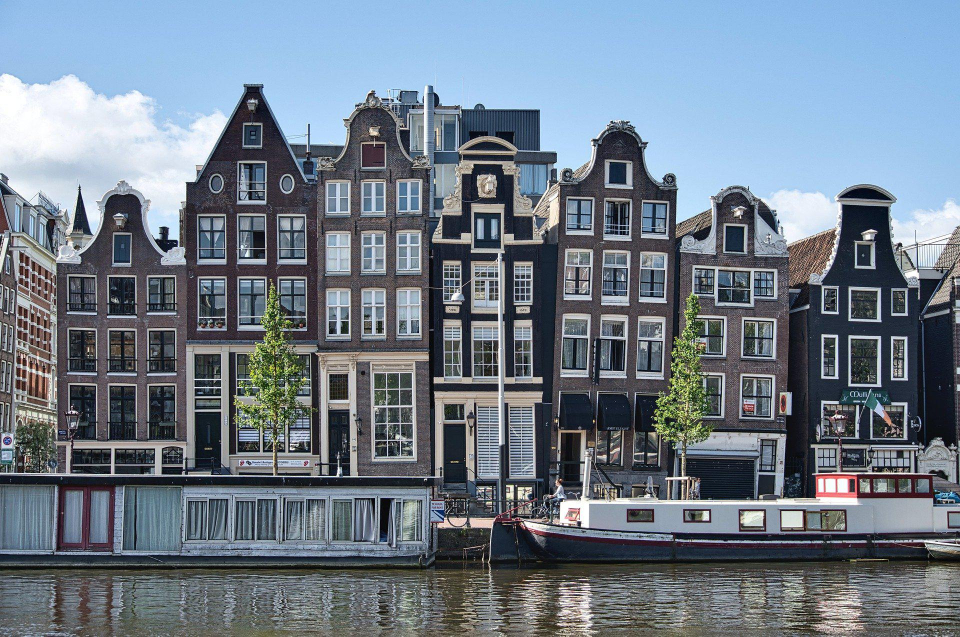
#> input picture image.jpg, 1920 x 1273 px (shown at 1/2 size)
$ python -i image_operation.py   (imports and definitions only)
#> lines starting #> are read from the running program, lines starting #| are printed output that depends on the picture
#> further down, picture is the input picture: PIL image 1920x1273 RGB; mean R, G, B 111.8, 123.9, 136.8
""" PIL module """
import re
from PIL import Image, ImageFilter, ImageOps, ImageEnhance
import numpy as np
import cv2
import random


class ImageOperation:
    """
    Class hold Image object and Image Manipulation
    """

    @staticmethod
    def get_image_array(img: Image):
        return np.array(img)

    # [44 lines left out: functions get_information, resize_image, transpose_image, rotate_image, not called in this run]

    @staticmethod
    def blur_image(image: Image, radius: float):
        return image.filter(ImageFilter.GaussianBlur(radius))

    # [69 lines left out: functions brightness_image, color_image, sharpen_image, contrast_image, dilate_image, erode_image, not called in this run]

    @staticmethod
    def convert_to_sketch_image(img: Image) -> Image:
        """
        Convert to Sketch image
        :return: Image object (PIL)
        """
        img_gray_smooth = img.filter(ImageFilter.SMOOTH)
        edge_smooth = img_gray_smooth.filter(ImageFilter.FIND_EDGES)
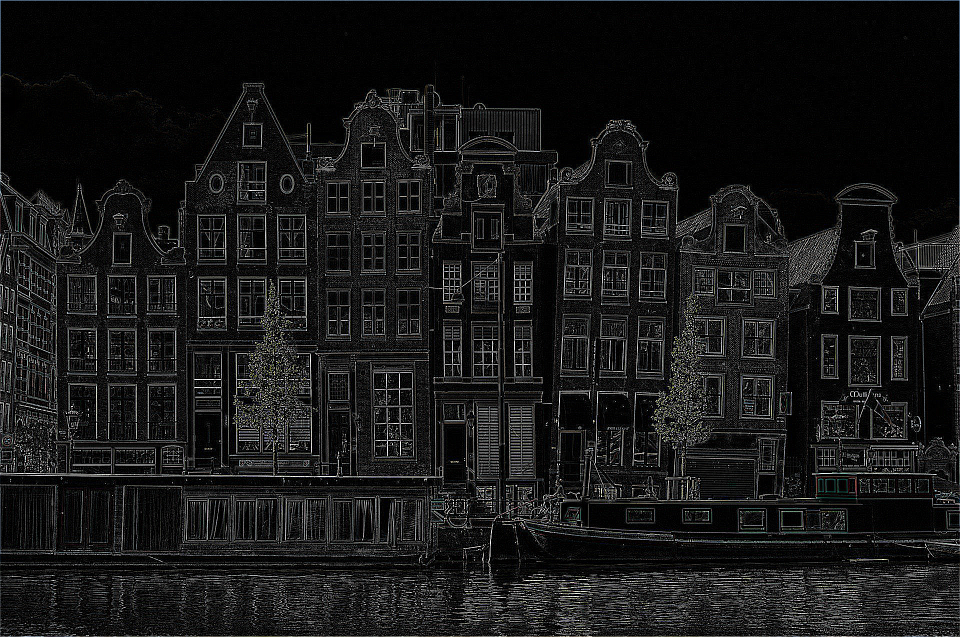
#> edge_smooth: PIL image 1920x1273 RGB (shown at 1/2 size); mean R, G, B 23.3, 23.5, 23.5

        # Get bands[0]: Black and white for better result
        bands = edge_smooth.split()

        # Invert the color
        outline = bands[0].point(lambda x: 255 - x)
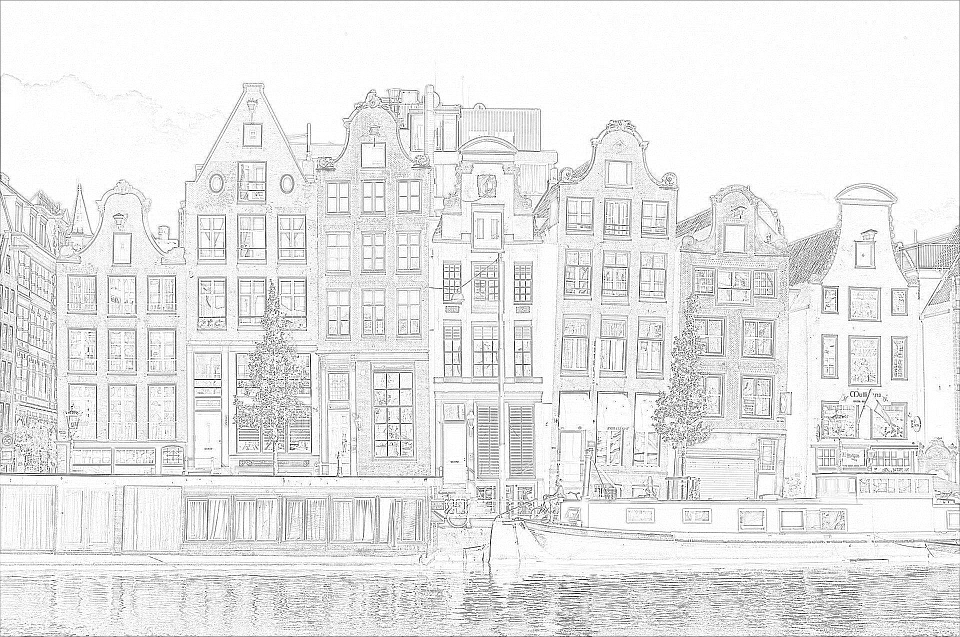
#> outline: PIL image 1920x1273 L (shown at 1/2 size); min 0, max 255, mean 231.7
        return outline

    # [54 lines left out: functions invert_image, gamma_correction, histogram_equalization, log_transform, gamma_transform, not called in this run]

>>> from PIL import Image
>>> picture = Image.open('../image.jpg')
>>> result = ImageOperation().convert_to_sketch_image(picture)

$ run again, on cat.jpg
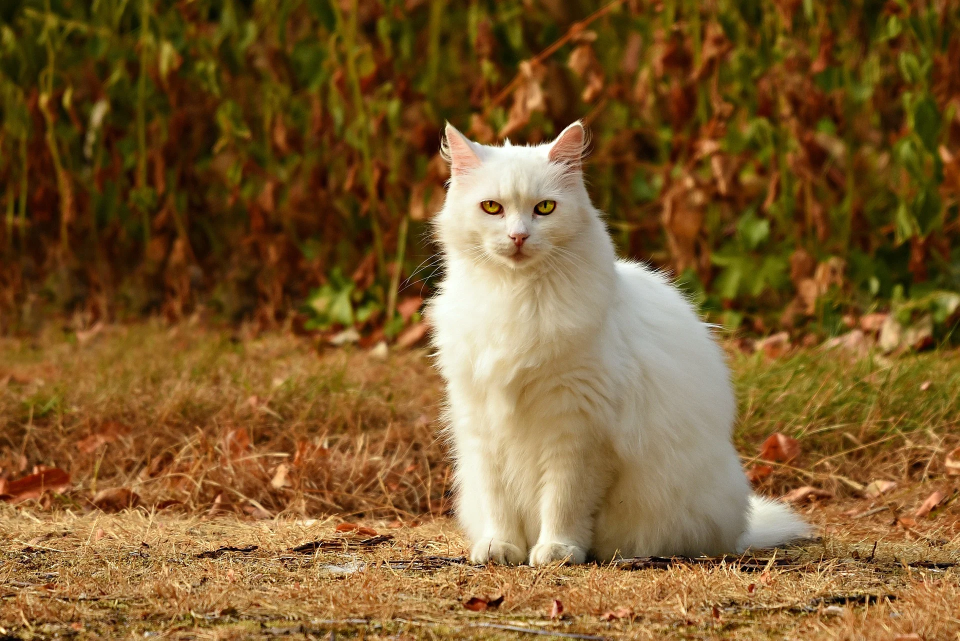
#> input picture cat.jpg, 1920 x 1281 px (shown at 1/2 size)
#> picture is the input picture: PIL image 1920x1281 RGB; mean R, G, B 125.3, 92.2, 46.2
#> in convert_to_sketch_image, `edge_smooth = img_gray_smooth.filter(ImageFilter.FIND_EDGES)`:
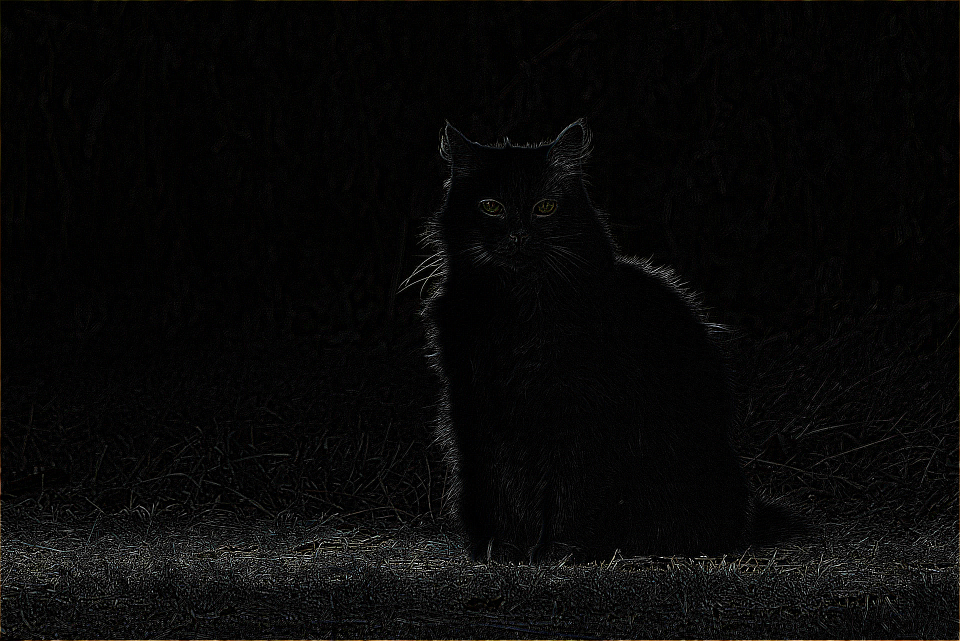
#> edge_smooth: PIL image 1920x1281 RGB (shown at 1/2 size); mean R, G, B 8.1, 8, 7.7
#> in convert_to_sketch_image, `outline = bands[0].point(lambda x: 255 - x)`:
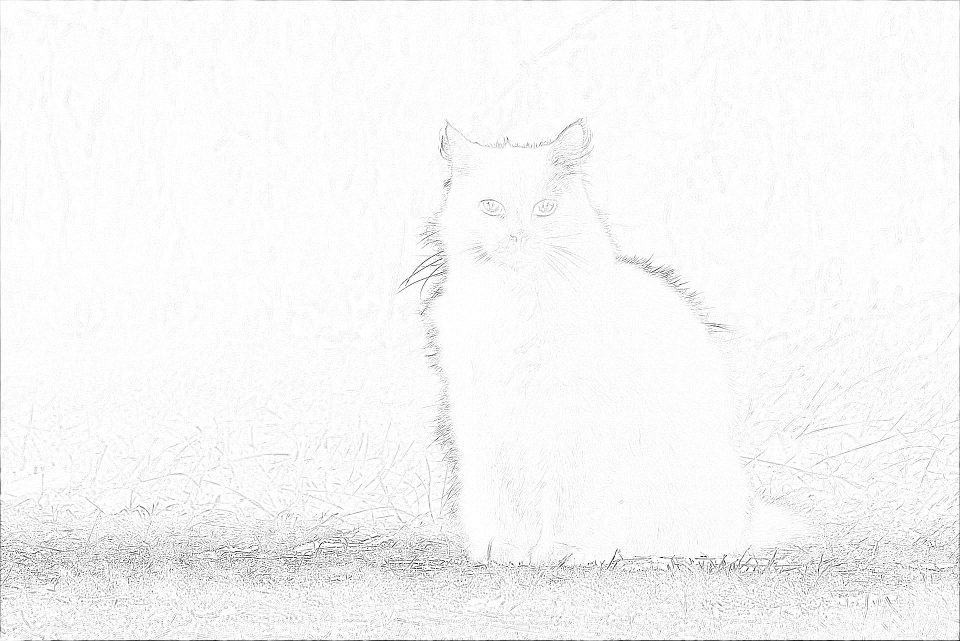
#> outline: PIL image 1920x1281 L (shown at 1/2 size); min 0, max 255, mean 246.9

$ run again, on Film.png
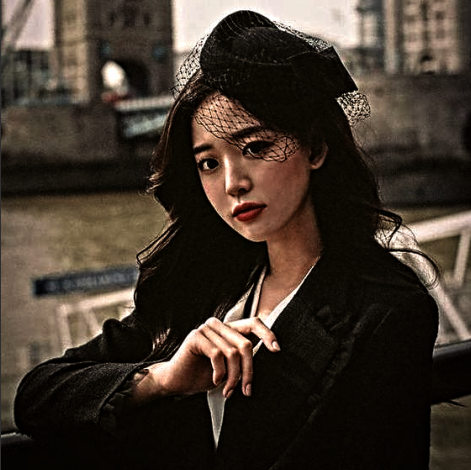
#> input picture Film.png, 471 x 470 px
#> picture is the input picture: PIL image 471x470 RGBA; mean R, G, B, A 65, 53.9, 43.8, 255
#> in convert_to_sketch_image, `edge_smooth = img_gray_smooth.filter(ImageFilter.FIND_EDGES)`:
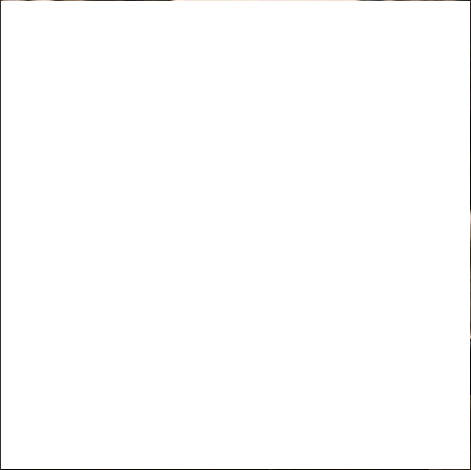
#> edge_smooth: PIL image 471x470 RGBA; mean R, G, B, A 9.3, 8.5, 7.6, 2.2; transparent parts drawn white
#> in convert_to_sketch_image, `outline = bands[0].point(lambda x: 255 - x)`:
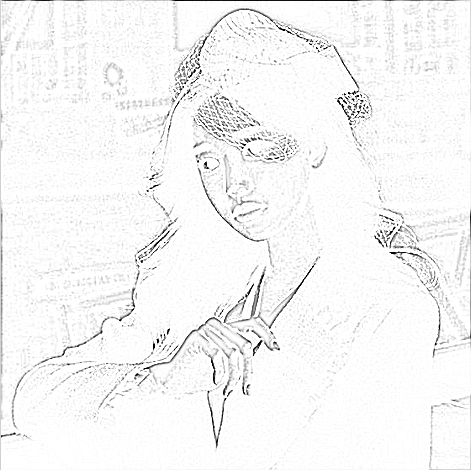
#> outline: PIL image 471x470 L; min 0, max 255, mean 245.7
